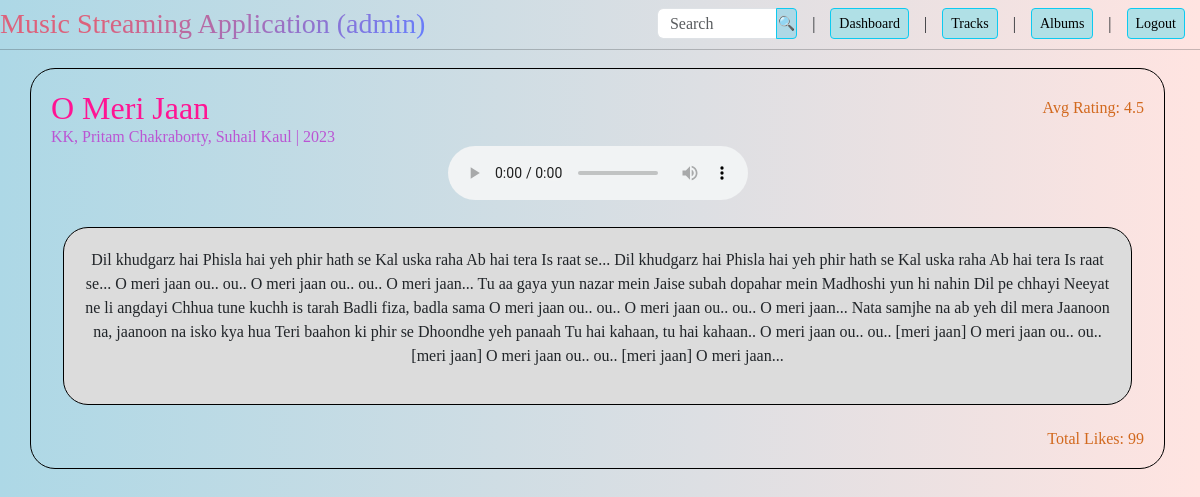
The app's page /admin/song_details/3 with its own data.
### app.py (models this page shows)
class Songs(db.Model):
    __tablename__ = 'songs'
    id = db.Column(db.Integer, primary_key=True)
    title = db.Column(db.String, nullable=False)
    singer = db.Column(db.String, nullable=False)
    date = db.Column(db.String, nullable=False)
    lyrics = db.Column(db.String, nullable=False)
    genre = db.Column(db.String, nullable=False)
    filename = db.Column(db.String, nullable=False)
    user_id = db.Column(db.Integer, db.ForeignKey('users.id'))
    __table_args__ = (UniqueConstraint('title', 'singer', name='unique_singer_title'),)

### app.py (the view)
    @app.route('/admin/song_details/<id>', methods=['GET'])
    def admin_song(id):
        song = Songs.query.get(id)
        ratings = [rating.rating for rating in song.ratings]
        average_ratings = round(sum(ratings) / len(ratings), 2) if ratings else 0
        return render_template('admin_viewSongs.html', song=song, rating=average_ratings)

### templates/admin_viewSongs.html (shortened to what this page needs)
<!DOCTYPE html>
<html lang="en">
  <head>
    <link
      href="https://cdn.jsdelivr.net/npm/bootstrap@5.3.2/dist/css/bootstrap.min.css"
      rel="stylesheet"
/>
    <link rel="stylesheet" href="/static/styles/admin_songs.css" />
  </head>
  <body>
    <div class="header">
      <h3>Music Streaming Application (admin)</h3>
      <ul class="nav">
        <li class="nav-item">
          <form class="input-group" method="POST", action="{{ url_for('admin_search') }}">
            <input type="search" name="search" class="form-control" style="width: 120px; height:31px; margin:0px;"
            placeholder="Search"/>
            <input type="submit" class="btn btn-info btn-sm" value="🔍" style="height: 31px;
            padding: 0px; background-color: lightblue; margin-right:15px; width:21.23px;"/>
          </form>
        </li> |
        <li class="nav-item">
          <a href="{{ url_for('admin_dash') }}" class="btn btn-info btn-sm">Dashboard</a>
        </li> |
        <li class="nav-item">
          <a href="{{ url_for('manage_tracks') }}" class="btn btn-info btn-sm">Tracks</a>
        </li> |
        <li class="nav-item">
          <a href="{{ url_for('manage_albums') }}" class="btn btn-info btn-sm">Albums</a>
        </li> |
        <li class="nav-item">
          <a href="{{ url_for('index') }}" class="btn btn-info btn-sm">Logout</a>
        </li>
      </ul>
    </div>
    <hr />
    <div class="box-m">
      <div class="overflow-auto">
        <div class="box" style="margin-top: 10px;">
          <div class="header" style="color:deeppink">
            <h2>{{song.title}}</h2>
            <ul class="nav">
                <li class="nav-item" style="color: chocolate;">Avg Rating: {{rating}}</li>
            </ul>
            </div>
          <h6 style="color: mediumorchid;">{{song.singer}} | {{song.date[:4]}}</h6>
          <audio controls>
            <source src="{{ url_for('static', filename='audio/' + song.filename) }}" type="audio/mpeg">
          </audio><br />
          <div class="box" style="margin-top: 20px; background-color:gainsboro">
            <p>{{song.lyrics}}</p>
          </div>
          <br />
          <h6 style="text-align: right;">
            <a href="#" style="text-decoration: none; color: chocolate">Total Likes: 99</a>
          </h6>
        </div>
      </div>
    </div>
  </body>
</html>

### static/styles/admin_songs.css (style rules this page uses)
body { font-family: cursive; background-color: mintcream; background: linear-gradient(to right, lightblue, mistyrose); padding-top: 7px }
.header { display: flex; justify-content: center; align-items: center; }
h3, h2,h6 { margin:0 auto; text-align:left; margin-left: 0px; }
.box { display:flow; border: 1px solid #000; margin: auto; padding: 20px; text-align: center; border-radius: 25px; margin-top: 40px; margin-left: 12px; margin-right: 12px; }
.box-m { padding-top:0px; padding-bottom: 7px; padding-left: 18px; padding-right: 23px; }
.btn { margin-left: 15px; margin-right: 15px; background: powderblue; }
h3 { background: -webkit-linear-gradient(315deg,#dc627c 25%,#647eff); background-clip: text; -webkit-background-clip: text; -webkit-text-fill-color: transparent; }
.overflow-auto { height: 86vh; overflow-y: auto; }
hr { margin-top: 8px; margin-bottom: 8px; }
.nav { display: flex; align-items: center; justify-content: flex-end; }

### records on screen
Songs: title "O Meri Jaan", singer "KK, Pritam Chakraborty, Suhail Kaul", date "2023", lyrics "Dil khudgarz hai Phisla hai yeh phir hath se Kal uska raha Ab hai tera Is raat se... Dil khudgarz hai Phisla hai yeh phir hath se Kal uska raha Ab hai tera Is raat se... O meri jaan ou.. ou.. O meri jaan ou.. ou.. O meri jaan... Tu aa gaya yun nazar mein Jaise subah dopahar mein Madhoshi yun hi nahin Dil pe chhayi Neeyat ne li angdayi Chhua tune kuchh is tarah Badli fiza, badla sama O meri jaan ou.. ou.. O meri jaan ou.. ou.. O meri jaan... Nata samjhe na ab yeh dil mera Jaanoon na, jaanoon na isko kya hua Teri baahon ki phir se Dhoondhe yeh panaah Tu hai kahaan, tu hai kahaan.. O meri jaan ou.. ou.. [meri jaan] O meri jaan ou.. ou.. [meri jaan] O meri jaan ou.. ou.. [meri jaan] O meri…"

### other values on screen
{{ rating }} "4.5"
